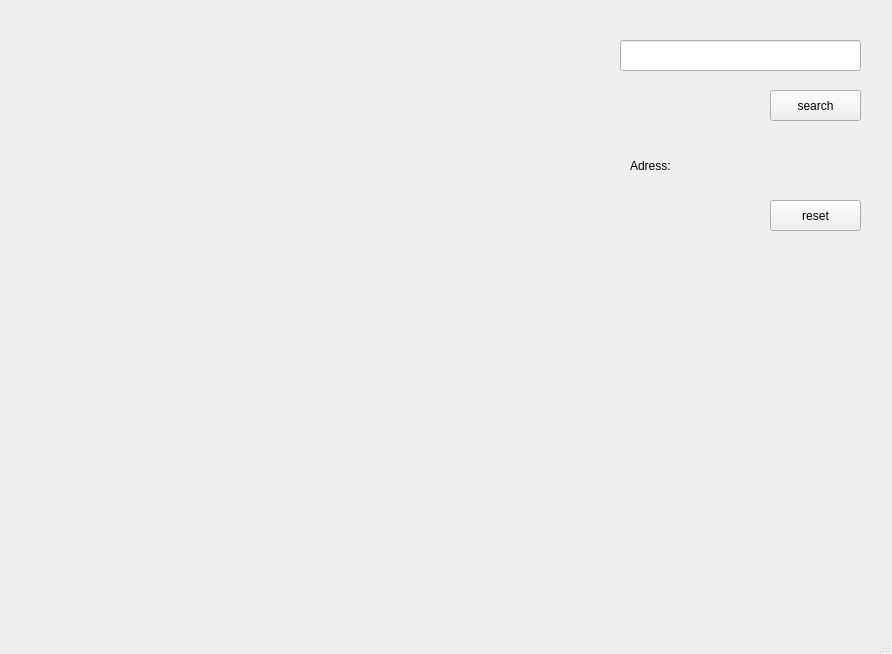
<?xml version="1.0" encoding="UTF-8"?>
<ui version="4.0">
 <class>MainWindow</class>
 <widget class="QMainWindow" name="MainWindow">
  <property name="geometry">
   <rect>
    <x>0</x>
    <y>0</y>
    <width>892</width>
    <height>654</height>
   </rect>
  </property>
  <property name="windowTitle">
   <string>MainWindow</string>
  </property>
  <widget class="QWidget" name="centralwidget">
   <widget class="QLabel" name="card_Label">
    <property name="geometry">
     <rect>
      <x>20</x>
      <y>0</y>
      <width>591</width>
      <height>621</height>
     </rect>
    </property>
    <property name="text">
     <string/>
    </property>
   </widget>
   <widget class="QLineEdit" name="zapros_lineEdit">
    <property name="geometry">
     <rect>
      <x>620</x>
      <y>40</y>
      <width>241</width>
      <height>31</height>
     </rect>
    </property>
   </widget>
   <widget class="QPushButton" name="searchButton">
    <property name="geometry">
     <rect>
      <x>770</x>
      <y>90</y>
      <width>91</width>
      <height>31</height>
     </rect>
    </property>
    <property name="text">
     <string>search</string>
    </property>
   </widget>
   <widget class="QPushButton" name="reset_button">
    <property name="geometry">
     <rect>
      <x>770</x>
      <y>200</y>
      <width>91</width>
      <height>31</height>
     </rect>
    </property>
    <property name="text">
     <string>reset</string>
    </property>
   </widget>
   <widget class="QLabel" name="label">
    <property name="geometry">
     <rect>
      <x>630</x>
      <y>150</y>
      <width>221</width>
      <height>31</height>
     </rect>
    </property>
    <property name="text">
     <string>Adress:</string>
    </property>
   </widget>
  </widget>
  <widget class="QMenuBar" name="menubar">
   <property name="geometry">
    <rect>
     <x>0</x>
     <y>0</y>
     <width>892</width>
     <height>21</height>
    </rect>
   </property>
  </widget>
  <widget class="QStatusBar" name="statusbar"/>
 </widget>
 <resources/>
 <connections/>
</ui>
